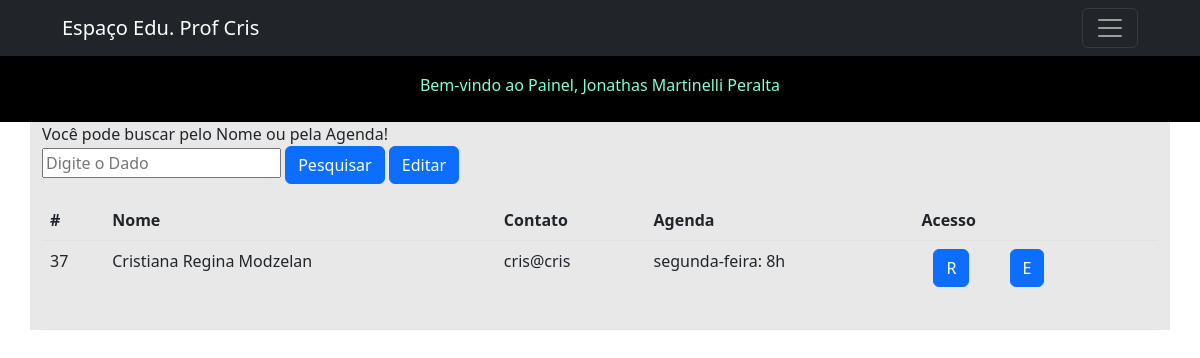
/busca.php?busca=Cristiana Regina Modzelan (signed in), run on the app's committed database.
### tables this page shows
CREATE TABLE `usuarios` (
  `id` int(11) NOT NULL,
  `nome` varchar(140) NOT NULL,
  `fone` varchar(20) NOT NULL,
  `responsavel` varchar(140) NOT NULL,
  `endereco` varchar(150) NOT NULL,
  `email` varchar(140) NOT NULL,
  `data_nasc` date NOT NULL,
  `tipo` varchar(20) NOT NULL,
  `agenda` varchar(150) NOT NULL,
  `senha` varchar(16) NOT NULL,
  `aulas` longtext NOT NULL,
  `matricula` varchar(100) NOT NULL,
  `financeiro_aberto` varchar(500) NOT NULL,
  `financeiro_pago` varchar(500) NOT NULL,
  `valor_aula` varchar(20) NOT NULL,
  `divida_ativa` varchar(20) NOT NULL,
  `divida_paga` varchar(20) NOT NULL,
  `reg_aula` text NOT NULL
);

### busca.php (the view, shortened to what this page needs)
<?php
include('conexao.php');
?>
<!doctype html>
<html lang="pt-br">
<head>
  <link href="https://cdn.jsdelivr.net/npm/bootstrap@5.2.1/dist/css/bootstrap.min.css" rel="stylesheet"
>
</head>
<body>
  <header>
  <?php include('nav.php'); ?>
  <main>
    <div class="container bg-opacity-10 bg-dark">
<form action="">
  <label>Você pode buscar pelo Nome ou pela Agenda!</label><br>
    <input name="busca" placeholder="Digite o Dado" type="text">
    <button class="btn btn-primary" type="submit" role="button">Pesquisar</button>
    <a class="btn btn-primary" href="editar.php" role="button">Editar</a><br>
</form>
<table class="table" border="1">
<table class="table">
  <thead>
    <tr>
      <th scope="col">#</th>
      <th scope="col">Nome</th>
      <th scope="col">Contato</th>
      <th scope="col">Agenda</th>
      <th scope="col">Acesso</th>
    </tr>
  </thead>
  <tbody>
  <?php
  if (!isset($_GET['busca'])) {
    ?>
  <tr>
      <th scope="row">#</th>
      <td colspan="3">Digite para pesquisar</td>
    </tr>
    <?php
} else {
  $pesquisa = $mysqli->real_escape_string($_GET['busca']);
$sql_code = "SELECT *
FROM usuarios
WHERE nome LIKE '%$pesquisa%'
OR tipo LIKE '%$pesquisa%'
OR agenda LIKE '%$pesquisa%'";
$sql_query = $mysqli->query($sql_code) or die("Error ao consultar" . $mysqli->error);
if ($sql_query->num_rows == 0) {
  ?>
  <tr>
  <th scope="row">1</th>
  <td colspan="3">Resultados NÃO encontrados...</td>
</tr>
<?php
} else {
while($dados = $sql_query->fetch_assoc()){
  $nome_link = $dados['nome'];
  ?>
  <tr>
    <td><?php echo $dados['id']; ?></td>
    <td><?php echo $nome_link; ?></td>
    <td><?php echo $dados['email']; ?></td>
    <td><?php echo $dados['agenda']; ?></td>
    <td>
    <div class="container">
  <div class="row">
  <div class="col-6 col-sm-4">
    <form action="aula.php">
        <button class="btn btn-primary" type="submit" role="button">R</button>
</form></div>
<div class="col-6 col-sm-4">
<form action="editar.php">
        <button class="btn btn-primary" type="submit" role="button">E</button>
</form></div></div></div>
    </td>
  </tr>
  <?php
}
} ?>
<?php
}
  ?>
</tbody>
</table>
</div>
  </main>
</body>
</html>

### data on the page
usuarios: id "37", nome "Cristiana Regina Modzelan", email "cris@cris", agenda "segunda-feira: 8h"

### other printed values
$_SESSION['nome'] "Jonathas Martinelli Peralta"
